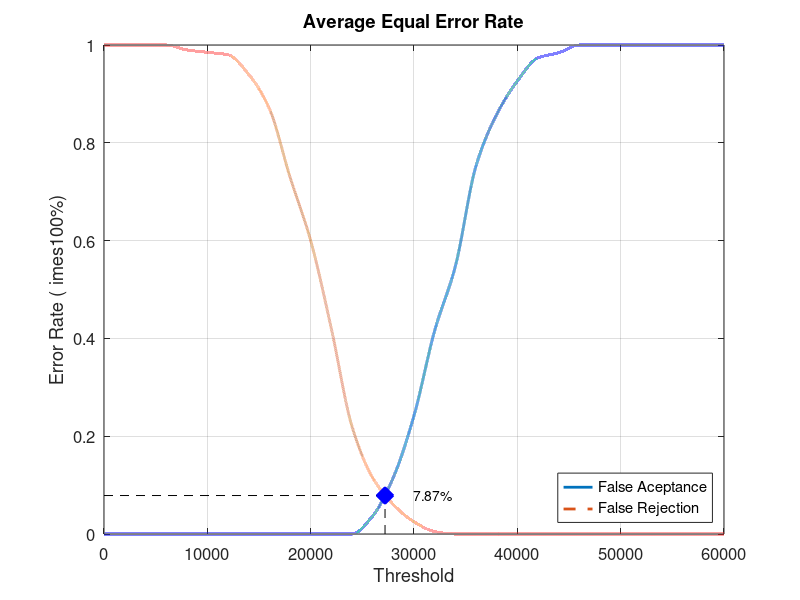
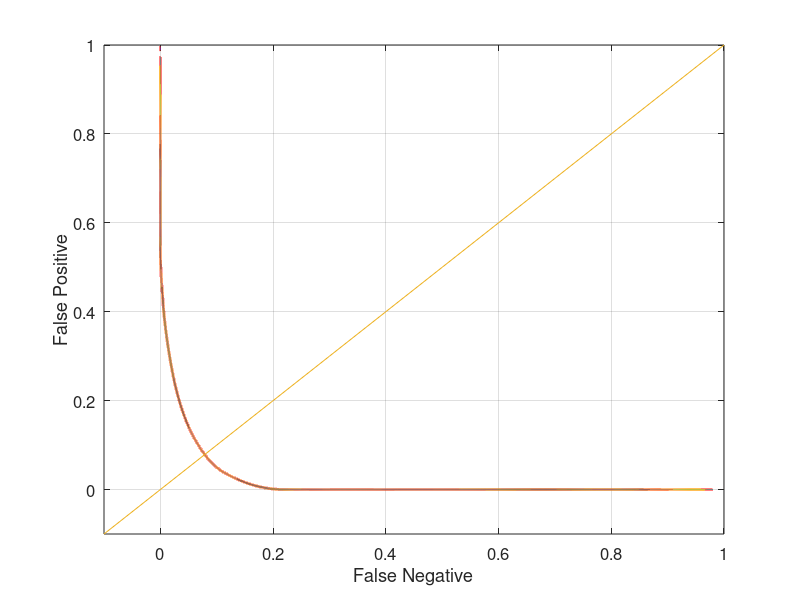

Here is the MATLAB script that generated these plots, in order:
close all;
clear;
clc;
x = 0:2000:60000;
xq = 0:0.5:60000;

y0 = [0 0 0 0 0 0 0 0 0 0 0 0 0 0.0368421 0.115789 0.242105 0.415789 0.547368 0.752632 0.857895 0.926316 0.973684 0.984211 1 1 1 1 1 1 1 1]
yy0 = interp1(x, y0, xq, 'pchip');
y1 = [1 1 1 1 0.99 0.985 0.98 0.94 0.87 0.73 0.6 0.42 0.22 0.115 0.06 0.025 0.005 0 0 0 0 0 0 0 0 0 0 0 0 0 0]
yy1 = interp1(x, y1, xq, 'pchip');

% Calculating EER: 
y2 = abs(y0 - y1);
find(y2 == min(y2))
yy2 = abs(yy0 - yy1);
xEER = find(yy2 == min(yy2));
xEERIndex = xq(xEER) % X-axis EER
yEER = yy0(xEER) % Y-axis EER

main = figure
plot(xq, yy0,'-','LineWidth', 2);	hold on
plot(xq, yy1,'--','LineWidth', 2);	hold on
plot([xEERIndex xEERIndex], [0 yEER], 'k--');	hold on
plot([0 xEERIndex], [yEER yEER], 'k--');	hold on
plot(xEERIndex, yEER, 'bx', 'LineWidth', 10);	hold on
text(xEERIndex + 10 * xEERIndex / 100, yEER, [num2str(round((10000 * yEER)) / 100) '%'])
legend('False Aceptance', 'False Rejection', 'Location', 'SouthEast')
xlabel('Threshold')
ylabel('Error Rate (	imes100%)')
title('Average Equal Error Rate')
set(gca, 'FontSize', 12)
axis([0 60000 0 1])
grid on

print(main, 'Database5_1Main', '-dpng');
FNRxFPR = figure('Color', [1 1 1]);
plot(yy1, yy0, '-', yy1, yy0, 'LineWidth', 2);
hold on
y = -0.1:0.1:1
plot(y, y); 
set(gca, 'FontSize', 12)
xlabel('False Negative')
ylabel('False Positive')
axis([-0.1 1 -0.1 1])
set(gca, 'FontSize', 12)
grid on

print(FNRxFPR, 'Database5_1FNRxFPR','-dpng');
